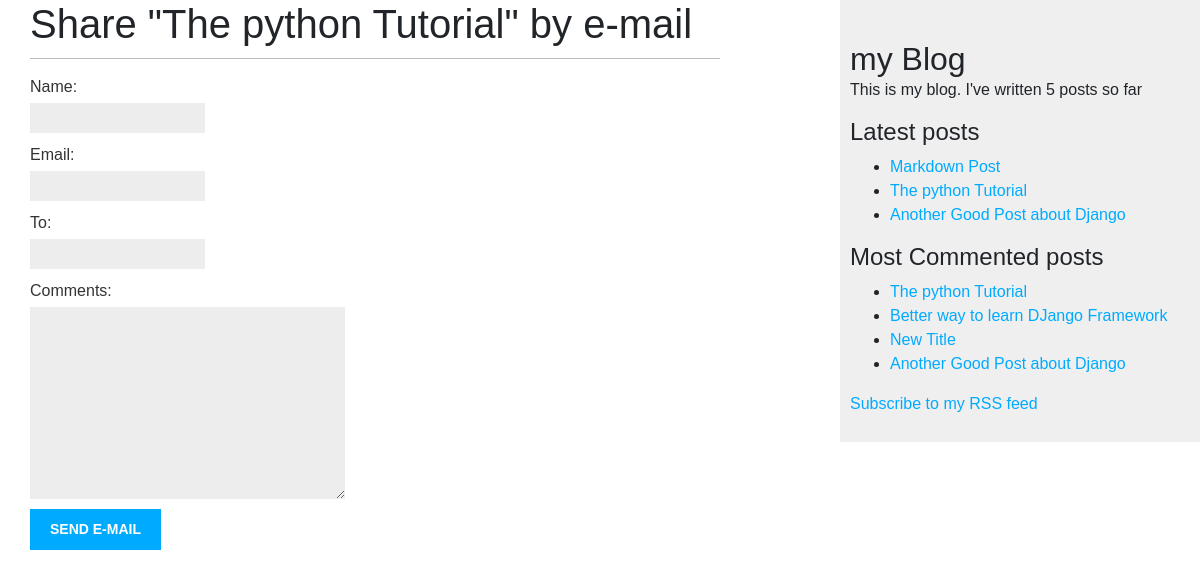
/blog/4/share/, run on the app's committed database.
### blog/models.py (models this page shows, shortened)
class Post(models.Model):
    STATUS_CHOICES = (
        ('draft', 'Draft'),
        ('published', 'Published'),
    )
    title = models.CharField(max_length=250)
    slug = models.SlugField(max_length=250, unique_for_date='publish')
    author = models.ForeignKey(User, on_delete=models.CASCADE, related_name='blog_posts')
    body = models.TextField()
    publish = models.DateTimeField(default=timezone.now)
    created = models.DateTimeField(auto_now_add=True)
    updated = models.DateTimeField(auto_now=True)
    status = models.CharField(max_length=10, choices=STATUS_CHOICES, default='draft')
    tags = TaggableManager() # third party tags
    objects = models.Manager() # default manager
    published = PublishedManager() # custom manager
    class Meta:
        ordering = ('-publish',)
        verbose_name = "Post"
        verbose_name_plural = "Posts"
    def get_absolute_url(self):
        return reverse('blog:post_detail', args=[self.publish.year, self.publish.month,
                                                 self.publish.day, self.slug])

### blog/views.py (the view)
# urls.py: path('<int:post_id>/share/', views.post_share, name='post_share'),
def post_share(request, post_id):
    post = get_object_or_404(Post, id=post_id, status='published')
    sent = False
    if request.method == 'POST':
        form = EmailPostForm(request.POST)
        if form.is_valid():
            cd = form.cleaned_data
            post_url = request.build_absolute_uri(post.get_absolute_url())
            subject = f"{cd['name']} recommends you read {post.title}"
            message = f"Read {post.title} at {post_url}\n\n" \
                      f"{cd['name']}\'s comments: {cd['comments']}"
            send_mail(subject, message, 'admin@myblog.com', [cd['to']])
            sent = True
    else:
        form = EmailPostForm()
    return render(request, 'blog/post/share.html', {'post':post, 'form':form, 'sent':sent})

### blog/forms.py
class EmailPostForm(forms.Form):
    name = forms.CharField(max_length=25)
    email = forms.EmailField()
    to = forms.EmailField()
    comments = forms.CharField(widget=forms.Textarea, required=False)

### blog/models.py (called while the page is built)
    def get_queryset(self):
        return super(PublishedManager, self).get_queryset().filter(status='published')

### blog/templatetags/blog_tags.py (called while the page is built)
@register.simple_tag
def total_posts():
    return Post.published.count()

@register.inclusion_tag('blog/post/latest_posts.html')
def show_latest_posts(count=5):
    latest_posts = Post.published.order_by('-publish')[:count]
    return {'latest_posts': latest_posts}

@register.simple_tag()
def get_most_commented_posts(count=5):
    return Post.published.annotate(total_comments=Count('comments')).order_by('-total_comments')[:count]

### blog/templates/blog/post/share.html (shortened to what this page needs)
{% extends 'blog/base.html' %}
{% block content %}
    {% if sent %}
        <h1>E-mail successfully sent</h1>
        <p>
            "{{post.title}}" was successfully sent to {{ form.cleaned_data.to }} .
        </p>
    {% else %}
        <h1> Share "{{ post.title }}" by e-mail</h1>
        <form method="POST">
            {{form.as_p}}
            <input type="submit" value="Send e-mail">
        </form>
    {% endif %}
{% endblock content %}

### blog/templates/blog/base.html (shortened to what this page needs)
{% load blog_tags %}
{% load static %}
<!DOCTYPE html>
<html lang="en">
<head>
    <link rel="stylesheet" href="https://stackpath.bootstrapcdn.com/bootstrap/4.4.1/css/bootstrap.min.css">
    <link rel="stylesheet" href="{% static 'css/blog.css' %}">
</head>
<body>
    <div id="content">
        {% block content %}
        {% endblock content %}
    </div>
    <div id="sidebar">
        <h2>my Blog</h2>
        <p>This is my blog. I've written {% total_posts %} posts so far</p>
        <h4>Latest posts</h4>
        {% show_latest_posts 3 %}
        <h4>Most Commented posts</h4>
        {% get_most_commented_posts 4 as most_commented_posts %}
        <ul>
            {% for post in most_commented_posts %}
                <li>
                    <a href="{{ post.get_absolute_url }}">{{ post.title }}</a>
                </li>
            {% endfor %}
        </ul>
        <p>
            <a href="{% url 'blog:post_feed' %}">Subscribe to my RSS feed</a>
        </p>
    </div>
</body>
</html>

### blog/templates/blog/post/latest_posts.html
<ul>
    {% for post in latest_posts %}
    <li>
        <a href="{{ post.get_absolute_url }}">{{ post.title }}</a>
    </li>
    {% endfor %}
</ul>

### blog/static/css/blog.css (style rules this page uses)
body { margin:0; padding:0; font-family:helvetica, sans-serif; }
a { color:#00abff; text-decoration:none; }
h1 { font-weight:normal; border-bottom:1px solid #bbb; padding:0 0 10px 0; }
h2 { font-weight:normal; margin:30px 0 0; }
#content { float:left; width:60%; padding:0 0 0 30px; }
#sidebar { float:right; width:30%; padding:10px; background:#efefef; height:100%; }
label { float:left; clear:both; color:#333; margin-bottom:4px; }
input, textarea { clear:both; float:left; margin:0 0 10px; background:#ededed; border:0; padding:6px 10px; font-size:12px; }
input[type=submit] { font-weight:bold; background:#00abff; color:#fff; padding:10px 20px; font-size:14px; text-transform:uppercase; }

### data on the page
Post: title "The python Tutorial"
Post: title "Markdown Post"
Post: title "Another Good Post about Django"
Post: title "Better way to learn DJango Framework"
Post: title "New Title"
